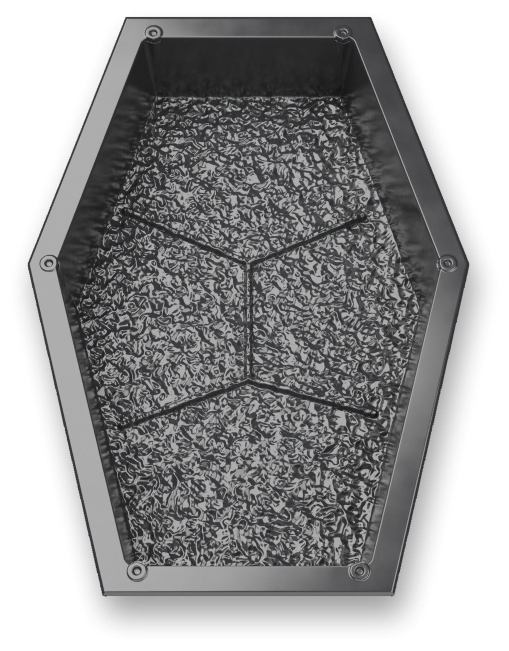
#> input picture media-src/live/oltiburchak-galka-qolip.jpg, 1018 x 1302 px, found by its file name (shown at 1/2 size)
$ python antara-2026-11-25.py   (older library calls are emulated)
#> lines starting #> are read from the running program, lines starting #| are printed output that depends on the picture; after the words box and inside, x2 and y2 are one past the last pixel; in counts of white or black regions, pixels touching at a corner belong together
import cv2, numpy as np, json, random
OUT='/tmp/scn/nv/'
W,H,R=190.0,290.0,0.2          # mm, mm/px
tw,th=int(W/R),int(H/R)
# 1) yuza faktura: qolip suratining izsiz qismidan (y160-300, x230-520), ko'zgu bilan to'ldirish
ph=cv2.imread('/home/claude/spsplast/media-src/live/oltiburchak-galka-qolip.jpg',cv2.IMREAD_GRAYSCALE).astype(np.float32)/255
#> ph: shape (1302, 1018) float32; min 0.00392, max 1, mean 0.603
sx=ph.shape[1]/782.0
#> sx = 1.3
crop=ph[int(165*sx):int(300*sx), int(235*sx):int(515*sx)]
crop=crop-cv2.GaussianBlur(crop,(0,0),12)
f=(1/R)/(545*sx/190.0)            # surat: bo'shliq eni 545 px (782 masshtabda) = 190 mm
#> f = 1.34
f*=3.6                            # eski sahnadagidek yirikroq g'adir-budur
#> f = 4.82
cs_=cv2.resize(crop,(int(crop.shape[1]*f),int(crop.shape[0]*f)),interpolation=cv2.INTER_CUBIC)
# qolip fakturasining radial spektri -> takrorsiz shovqin (bir xil donadorlik, ko'zgu naqshi yo'q)
F=np.abs(np.fft.fftshift(np.fft.fft2(cs_*np.outer(np.hanning(cs_.shape[0]),np.hanning(cs_.shape[1])))))
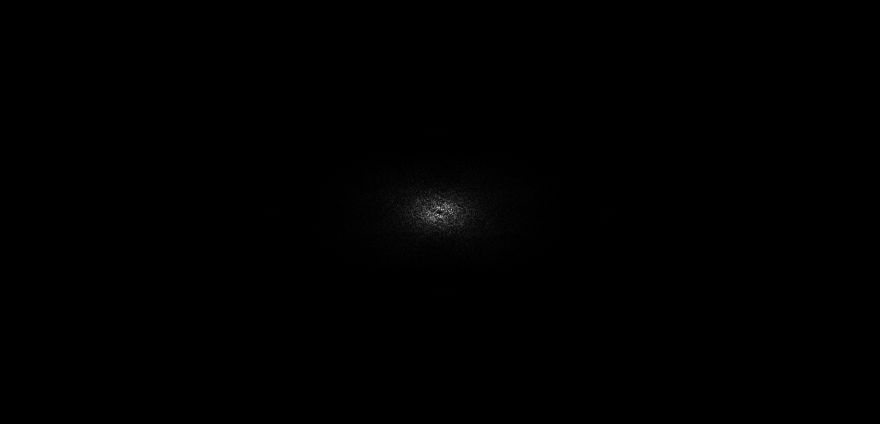
#> F: shape (848, 1759) float64 (shown at 1/2 size); min 4.36e-08, max 4861.3, mean 9.5; drawn with min black and max white
cy,cx=np.array(F.shape)//2; yy_,xx_=np.mgrid[0:F.shape[0],0:F.shape[1]]
#> after `cy, cx = np.array(F.shape) // 2`: cy = 424; cx = 879
rr=np.hypot((yy_-cy)/F.shape[0],(xx_-cx)/F.shape[1]); bins=np.linspace(0,0.71,90); prof=np.zeros(89)
for i in range(89):
    mm=(rr>=bins[i])&(rr<bins[i+1]); prof[i]=F[mm].mean() if mm.any() else 0
#> after the loop, prof = 89 values, max 1428.8 at index 1, min 3.58e-06 at index 88, mean 71.83
ny,nx=th,tw; fy=np.fft.fftfreq(ny)[:,None]; fx=np.fft.fftfreq(nx)[None,:]; r2=np.hypot(fy,fx)
amp=np.interp(r2,(bins[:-1]+bins[1:])/2,prof); rng0=np.random.default_rng(3)
#> after `amp = np.interp(r2, (bins[:-1] + bins[1:]) / 2, prof)`:
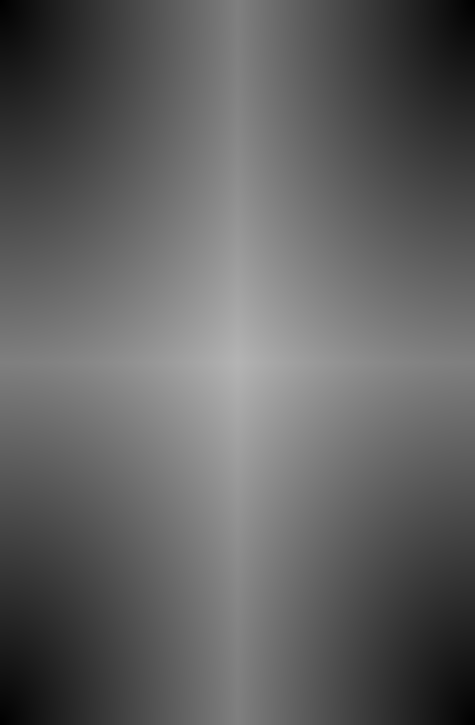
#> r2: shape (1450, 950) float64 (shown at 1/2 size); min 0, max 0.707, mean 0.383
rep=np.real(np.fft.ifft2(amp*np.exp(2j*np.pi*rng0.random((ny,nx)))))
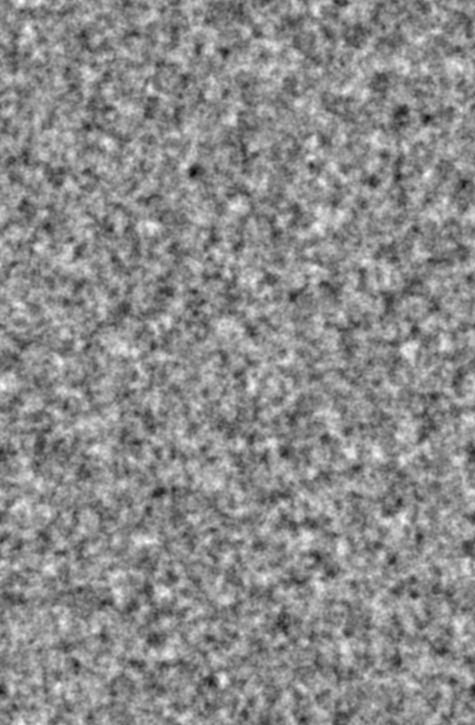
#> rep: shape (1450, 950) float64 (shown at 1/2 size); min -0.194, max 0.161, mean 0.000781; drawn with min black and max white
rep=(rep-rep.mean())/rep.std()
# eski sahnadagi "g'ijim" faktura: ikki oktavali qirrali shovqin (yirik yumshoq to'lqinlar + biroz mayda)
def band(sig,seed):
    z=np.random.default_rng(seed).standard_normal((th,tw)).astype(np.float32); z=cv2.GaussianBlur(z,(0,0),sig); return z/z.std()
crum=(1-np.abs(band(14,11)))*1.0+(1-np.abs(band(6,12)))*0.45+band(2.5,13)*0.10
crum=(crum-crum.mean())/crum.std()
h=crum*0.85   # ~±0.6 mm g'adir-budur
# 2) izlar: qolipdan o'lchangan, qo'shni plitkada davom etadigan qilib (s=0.45 / 0.55)
P=lambda x,y:(x*W,y*H)
C1,C2=P(.5,.35),P(.5,.605)
# Chiziq qo'shni plitkada TO'G'RI davom etishi uchun: C1 -> chet nuqtasi -> qo'shni plitkaning C2 si bir chiziqda
# (qo'shni ustun +0.8W, -0.5H da). Chet nuqtasi = shu chiziqning (0.8W,0)-(W,0.5H) qirra bilan kesishishi.
c1=np.array(C1); c2n=np.array([C2[0]+0.8*W, C2[1]-0.5*H]); e0=np.array([0.8*W,0.]); e1=np.array([W,0.5*H])
A_=np.array([c2n-c1, e0-e1]).T; t_,s_=np.linalg.solve(A_, e0-c1); E=c1+t_*(c2n-c1)
ex,ey=E[0]/W,E[1]/H; print('chet nuqtasi', round(ex,3), round(ey,3))
segs=[(C1,P(1-ex,ey)),(C1,P(ex,ey)),(C1,C2),(C2,P(1-ex,ey+.5)),(C2,P(ex,ey+.5))]
yy,xx=(np.mgrid[0:th,0:tw]+0.5)*R
dist=np.full((th,tw),1e9,np.float32)
for (ax,ay),(bx,by) in segs:
    vx,vy=bx-ax,by-ay; L2=vx*vx+vy*vy
    t=np.clip(((xx-ax)*vx+(yy-ay)*vy)/L2,0,1)
    dist=np.minimum(dist,np.hypot(xx-(ax+t*vx),yy-(ay+t*vy)))
groove=np.clip(1-dist/2.3,0,1)**0.6*3.4   # eni ~6 mm, chuqurligi ~4 mm
h=h-groove
# 3) chet faskasi (olti burchak)
poly=np.array([[.2,0],[.8,0],[1,.5],[.8,1],[.2,1],[0,.5]])*[tw-1,th-1]
m=np.zeros((th,tw),np.uint8); cv2.fillPoly(m,[poly.astype(np.int32)],1)
#> after `cv2.fillPoly(m, [poly.astype(np.int32)], 1)`:
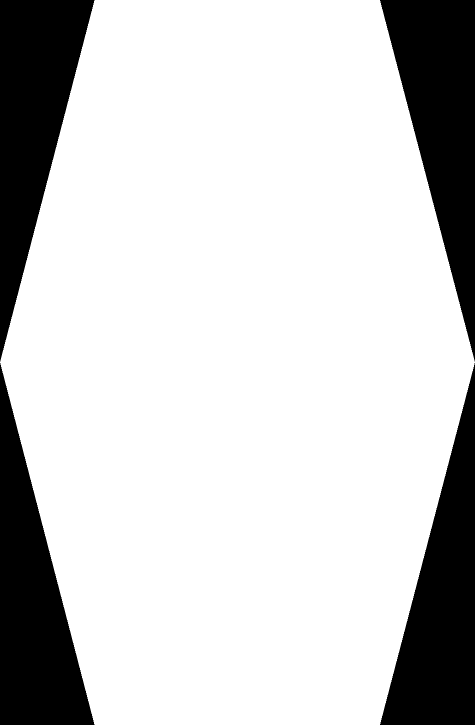
#> m: shape (1450, 950) (shown at 1/2 size); values 0 (black) and 1 (white), 80% white; 4 black regions, box (x1, y1, x2, y2) and area: (760, 726, 950, 1450) 68970, (760, 0, 950, 723) 68876, (0, 726, 189, 1450) 68607, (0, 0, 189, 723) 68512
dd=cv2.distanceTransform(np.pad(m,1),cv2.DIST_L2,5)[1:-1,1:-1]*R
h=h*np.clip(dd/3,0,1)-np.clip(1-dd/3.0,0,1)*3.0
hb=cv2.GaussianBlur(h.astype(np.float32),(0,0),0.7)
gx=cv2.Sobel(hb,cv2.CV_32F,1,0,ksize=3)/8/R; gy=cv2.Sobel(hb,cv2.CV_32F,0,1,ksize=3)/8/R
n=np.dstack([-gx,gy,np.ones_like(hb)]); n/=np.linalg.norm(n,axis=2,keepdims=True)
cv2.imwrite(OUT+'antara1.png',((n*0.5+0.5)*255).clip(0,255).astype(np.uint8)[...,::-1])
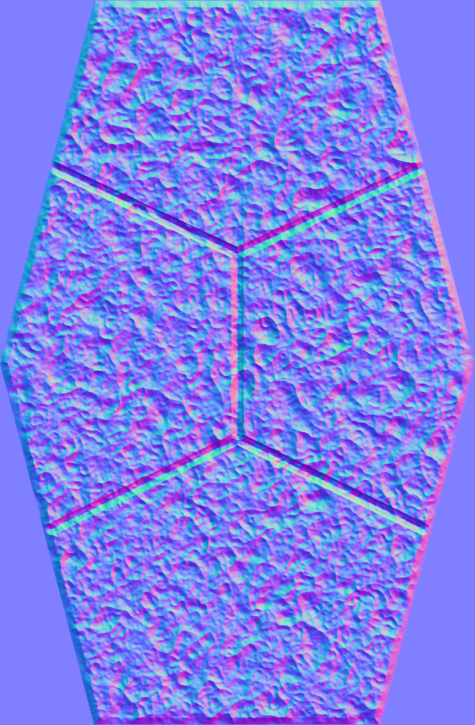
#> saved as antara1.png: shape (1450, 950, 3) (shown at 1/2 size); mean B, G, R 238.8, 127, 127
alb=0.93+cv2.GaussianBlur(rep.astype(np.float32),(0,0),2.0)*0.035-np.clip(1-dist/2.4,0,1)**0.8*0.42
alb=alb*np.where(dd<1.2,0.75,1.0)
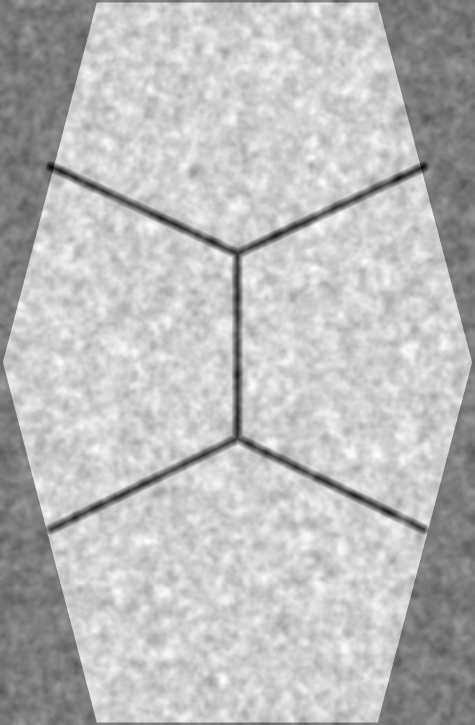
#> alb: shape (1450, 950) float64 (shown at 1/2 size); min 0.37, max 1.05, mean 0.871; drawn with min black and max white
cv2.imwrite(OUT+'antara1_a.png',(np.clip(alb,0,1)*255).astype(np.uint8))
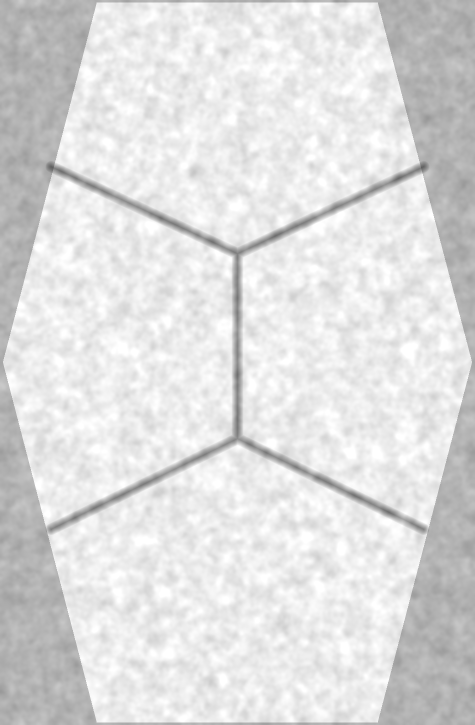
#> saved as antara1_a.png: shape (1450, 950) (shown at 1/2 size); min 94, max 255, mean 221.7
prev=((hb-hb.min())/(hb.max()-hb.min())*255).astype(np.uint8); cv2.imwrite('/tmp/scn/pv/antara1_h.png',prev)
# 4) tartib: tik olti burchak, ustunlar yarim balandlikka surilgan; 4 xil tus (eski sahnadagidek)
g=0.005; Pp=[[(px-.5)*(W/1000-g),(pz-.5)*(H/1000-g)] for px,pz in [[.2,0],[.8,0],[1,.5],[.8,1],[.2,1],[0,.5]]]
cols=['#b0a89d','#a39f97','#97938d','#8e8b87']; rng=random.Random(5); tiles=[]; dx=0.8*W/1000
NI,NJ=10,7
for i in range(NI):
    for j in range(NJ): tiles.append({'t':rng.randrange(4),'x':i*dx,'z':j*H/1000+(H/2000 if i%2 else 0)})
json.dump({'types':[{'name':'H%d'%i,'poly':Pp,'h':.045,'color':c,'n':'antara1.png','map':'antara1_a.png'} for i,c in enumerate(cols)],'a':[NI*dx,0],'b':[0,NJ*H/1000],'tiles':tiles},open(OUT+'antara1.json','w'))
print('ok',tw,th)

$ run again, with media-src/live/17-qolip.jpg copied over media-src/live/oltiburchak-galka-qolip.jpg
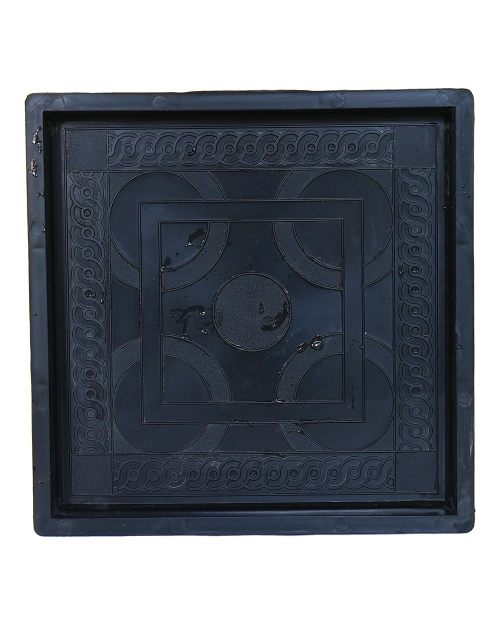
#> input picture media-src/live/17-qolip.jpg, 1000 x 1250 px, found by its file name (shown at 1/2 size)
#> `cs_=cv2.resize(crop,(int(crop.shape[1]*f),int(crop.shape[0]*f)),interp..`:
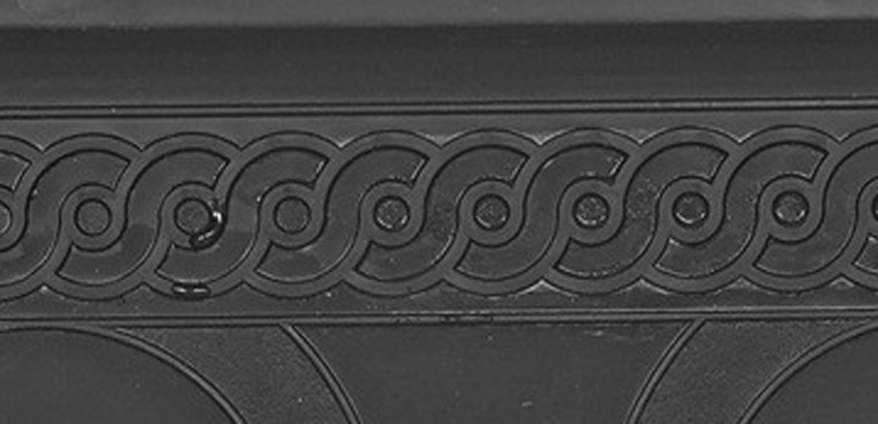
#> cs_: shape (848, 1756) float32 (shown at 1/2 size); min -0.299, max 0.844, mean 0.000254; drawn with min black and max white
#> after the loop `for i in range(89):`: prof = 89 values, max 383.2 at index 0, min 1.52e-05 at index 88, mean 25.64
#> `rep=np.real(np.fft.ifft2(amp*np.exp(2j*np.pi*rng0.random((ny,nx)))))`:
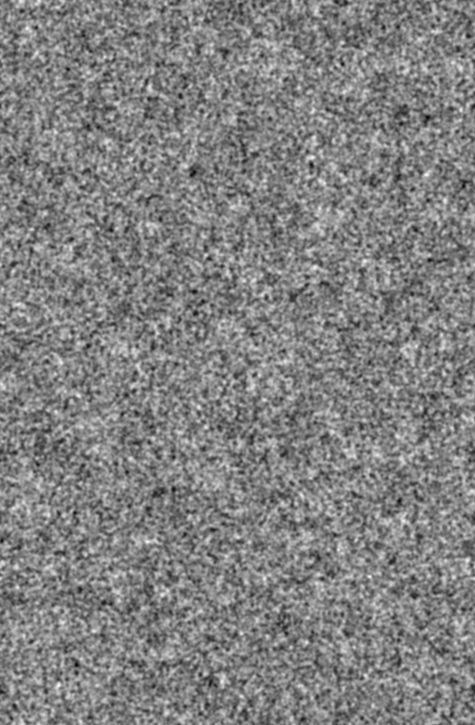
#> rep: shape (1450, 950) float64 (shown at 1/2 size); min -0.0651, max 0.0634, mean 0.000239; drawn with min black and max white
#> m: shape (1450, 950); values 0 (black) and 1 (white), 80% white; 4 black regions, box (x1, y1, x2, y2) and area: (760, 726, 950, 1450) 68970, (760, 0, 950, 723) 68876, (0, 726, 189, 1450) 68607, (0, 0, 189, 723) 68512

$ run again, with media-src/live/55-qolip.jpg copied over media-src/live/oltiburchak-galka-qolip.jpg
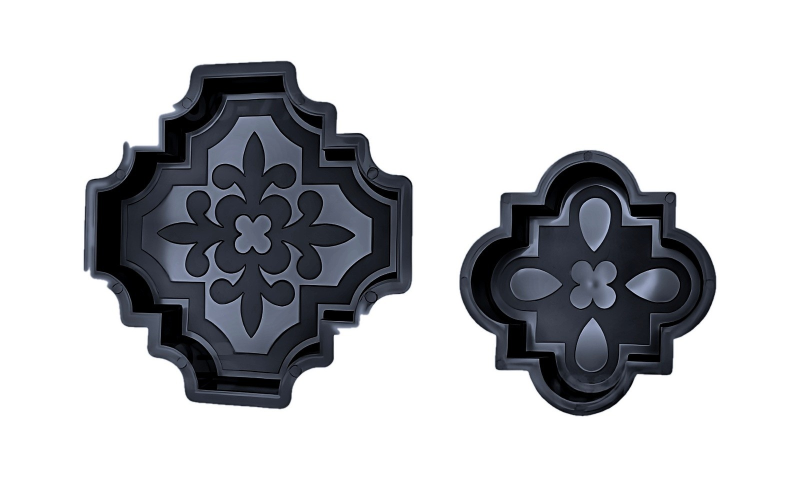
#> input picture media-src/live/55-qolip.jpg, 1600 x 1000 px, found by its file name (shown at 1/2 size)
#> after the loop `for i in range(89):`: prof = 89 values, max 1472.1 at index 0, min 0.000254 at index 80, mean 48.57
#> `rep=np.real(np.fft.ifft2(amp*np.exp(2j*np.pi*rng0.random((ny,nx)))))`:
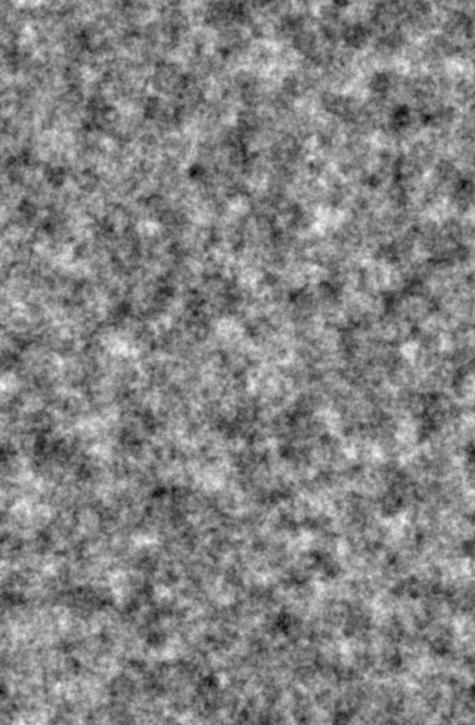
#> rep: shape (1450, 950) float64 (shown at 1/2 size); min -0.104, max 0.0993, mean 0.000918; drawn with min black and max white
#> m: shape (1450, 950); values 0 (black) and 1 (white), 80% white; 4 black regions, box (x1, y1, x2, y2) and area: (760, 726, 950, 1450) 68970, (760, 0, 950, 723) 68876, (0, 726, 189, 1450) 68607, (0, 0, 189, 723) 68512
